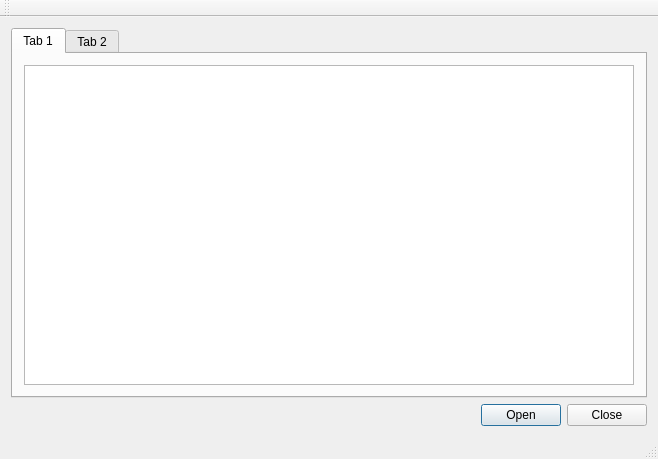
<?xml version="1.0" encoding="UTF-8"?>
<ui version="4.0">
 <class>MainWindow</class>
 <widget class="QMainWindow" name="MainWindow">
  <property name="geometry">
   <rect>
    <x>0</x>
    <y>0</y>
    <width>658</width>
    <height>459</height>
   </rect>
  </property>
  <property name="windowTitle">
   <string>MainWindow</string>
  </property>
  <widget class="QWidget" name="centralWidget">
   <layout class="QVBoxLayout" name="verticalLayout_2">
    <item>
     <widget class="QTabWidget" name="tabWidget">
      <widget class="QWidget" name="tab">
       <attribute name="title">
        <string>Tab 1</string>
       </attribute>
       <layout class="QVBoxLayout" name="verticalLayout">
        <item>
         <widget class="QTextEdit" name="textEdit"/>
        </item>
       </layout>
      </widget>
      <widget class="QWidget" name="tab_2">
       <attribute name="title">
        <string>Tab 2</string>
       </attribute>
      </widget>
     </widget>
    </item>
    <item>
     <layout class="QHBoxLayout" name="horizontalLayout">
      <item>
       <spacer name="horizontalSpacer">
        <property name="orientation">
         <enum>Qt::Horizontal</enum>
        </property>
        <property name="sizeHint" stdset="0">
         <size>
          <width>40</width>
          <height>20</height>
         </size>
        </property>
       </spacer>
      </item>
      <item>
       <widget class="QDialogButtonBox" name="buttonBox">
        <property name="standardButtons">
         <set>QDialogButtonBox::Close|QDialogButtonBox::Open</set>
        </property>
        <property name="centerButtons">
         <bool>false</bool>
        </property>
       </widget>
      </item>
     </layout>
    </item>
   </layout>
  </widget>
  <widget class="QMenuBar" name="menuBar">
   <property name="geometry">
    <rect>
     <x>0</x>
     <y>0</y>
     <width>658</width>
     <height>23</height>
    </rect>
   </property>
  </widget>
  <widget class="QToolBar" name="mainToolBar">
   <attribute name="toolBarArea">
    <enum>TopToolBarArea</enum>
   </attribute>
   <attribute name="toolBarBreak">
    <bool>false</bool>
   </attribute>
  </widget>
  <widget class="QStatusBar" name="statusBar"/>
 </widget>
 <layoutdefault spacing="6" margin="11"/>
 <resources/>
 <connections/>
</ui>
